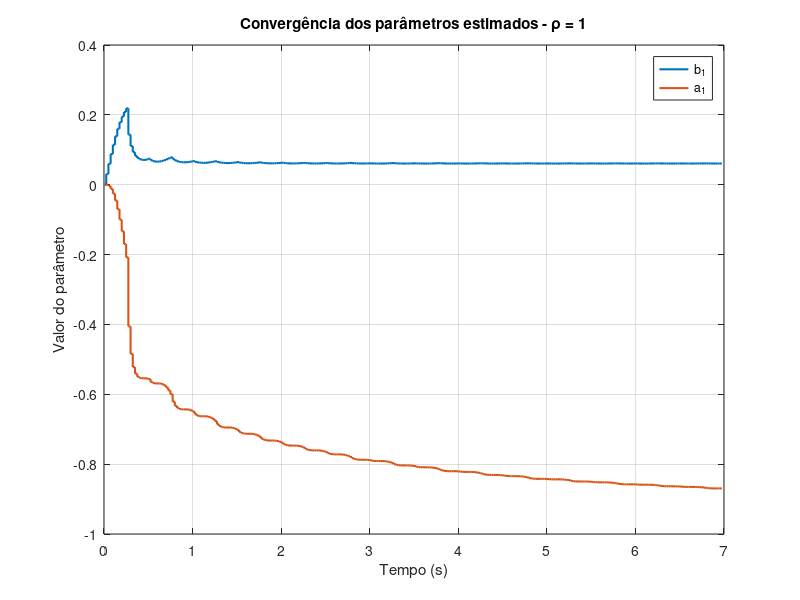
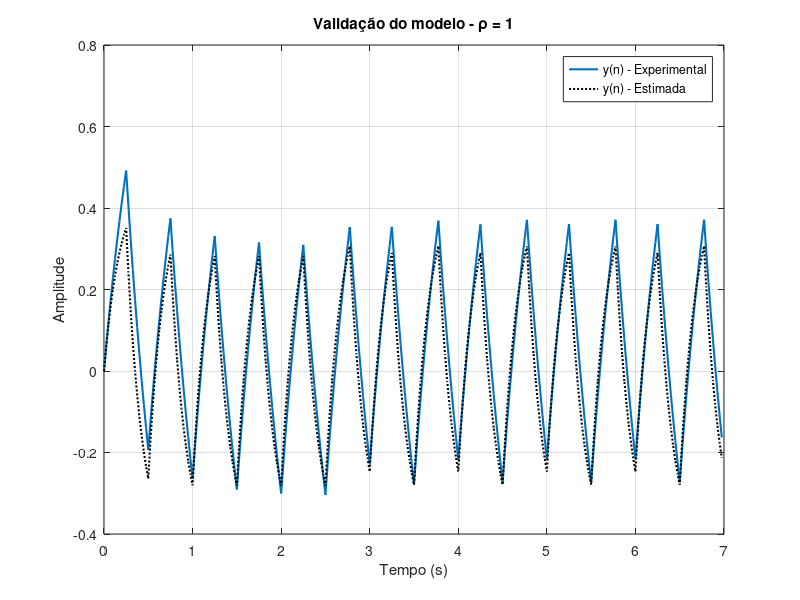

MATLAB code for these plots, in order:
clear;
clc;
close all;

% Arquivo com entrada e saida do sistema
load('mqr_sistema_1.mat');
x = x(:);
y = y(:);

%% Estimador de minimos quadrados recursivo
N = numel(x);

rho = 1; % valor para ajustar
P = rho*eye(2);
u = zeros(2,1);

theta = zeros(2,N);

for n = 2:N

    % Atualizar vetor u
    u = [x(n-1); -y(n-1)];
    
    % Vetor de ganho h
    h = P*u/(1+u'*P*u);

    % Atualizacaoo dos parametros
    theta(:,n) = theta(:,n-1) + h*(y(n)-u.'*theta(:,n-1));

    % Atualizacao da matriz P
    P = (eye(2)-h*u')*P;


end

b1 = theta(1, end);
a1 = theta(2, end);

%% Sistema estimado
Ts = 1/fs;
Gz = tf(b1, [1, a1], Ts);

% Resposta do sistema
N = numel(x);
tempo = (0:N-1)*Ts;

ye = lsim(Gz, x, tempo);

 
%% Figura 1 - Convergencia dos parametros
figure;
stairs(tempo, theta','LineWidth', 1.5);
legend('b_1', 'a_1','Location', 'best');
xlabel('Tempo (s)');
ylabel('Valor do parâmetro');
title(['Convergência dos parâmetros estimados - \rho = ' num2str(rho)]);
grid on;

%% Figura 2 - Validacao do modelo
figure;
plot(tempo, y,'LineWidth', 1.5, 'DisplayName', 'y(n) - Experimental');
hold on;
plot(tempo, ye,'k:' ,'LineWidth', 1.5, 'DisplayName', 'y(n) - Estimada');
xlabel('Tempo (s)');
ylabel('Amplitude');
title(['Validação do modelo - \rho = ' num2str(rho)]);
legend('Location', 'best');
grid on;
